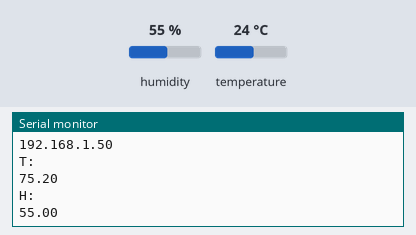
Recording of a sketch running on a simulated ESP8266 (NodeMCU). Shown: the last lines printed to the serial monitor. The inputs (shaded band) are chosen by the test bench; at power-on: humidity 55 %, temperature 24 °C. WiFi joins after 1.5 s; servers stay silent unless stated.

Above: at 3.2 s.
3.3 s: humidity set to 22 %
4.8 s: temperature set to 12 °C
At 6.2 s:
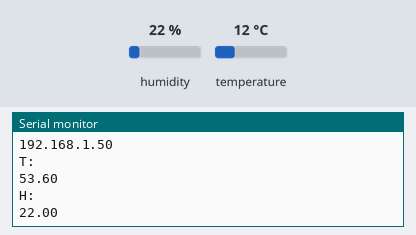
6.3 s: humidity set to 40 %
At 11.0 s:
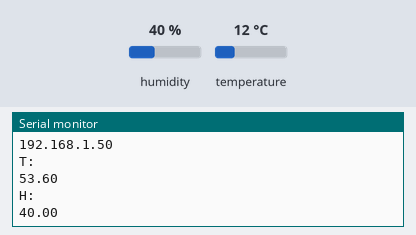
Timing chart, 0 to 12.5 s (numbered marks = the images above; inputs shaded):
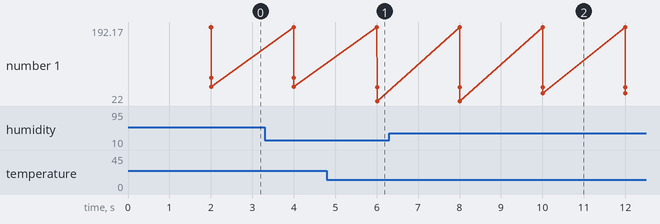

The sketch:

dht11.ino
```cpp
/*********
  Rui Santos
  Complete project details at https://randomnerdtutorials.com/esp8266-dht11dht22-temperature-and-humidity-web-server-with-arduino-ide/
*********/

// Import required libraries
#include <Arduino.h>
#include <ESP8266WiFi.h>
#include <Hash.h>
#include <ESPAsyncTCP.h>
#include <ESPAsyncWebServer.h>
#include <Adafruit_Sensor.h>
#include <DHT.h>

// Replace with your network credentials
const char* ssid = "NETGEAR11";
const char* password = "moderncello815";

// Pin 5 D4/2 Internal LED for LoLin V3
#define EXTRA_LED 2

// Digital pin connected to the DHT sensor
#define DHTPIN 2

// Uncomment the type of sensor in use:
//#define DHTTYPE    DHT11     // DHT 11
#define DHTTYPE DHT22  // DHT 22 (AM2302)
//#define DHTTYPE    DHT21     // DHT 21 (AM2301)

DHT dht(DHTPIN, DHTTYPE);

// current temperature & humidity, updated in loop()
float t = 0.0;
float h = 0.0;

// Create AsyncWebServer object on port 80
AsyncWebServer server(80);

// Generally, you should use "unsigned long" for variables that hold time
// The value will quickly become too large for an int to store
unsigned long previousMillis = 0;  // will store last time DHT was updated

// Updates DHT readings every 10 seconds
// const long interval = 10000;
const long interval = 2000;  // milliseconds

const char index_html[] PROGMEM = R"rawliteral(
<!DOCTYPE HTML><html>
<head>
  <meta name="viewport" content="width=device-width, initial-scale=1">
  <link rel="stylesheet" href="https://use.fontawesome.com/releases/v5.7.2/css/all.css" integrity="sha384-fnmOCqbTlWIlj8LyTjo7mOUStjsKC4pOpQbqyi7RrhN7udi9RwhKkMHpvLbHG9Sr" crossorigin="anonymous">
  <style>
    html {
     font-family: Arial;
     display: inline-block;
     margin: 0px auto;
     text-align: center;
    }
    h2 { font-size: 3.0rem; }
    p { font-size: 3.0rem; }
    .units { font-size: 1.2rem; }
    .dht-labels{
      font-size: 1.5rem;
      vertical-align:middle;
      padding-bottom: 15px;
    }
  </style>
</head>
<body>
  <h2>ESP8266 DHT Server</h2>
  <p>
    <i class="fas fa-thermometer-half" style="color:#059e8a;"></i>
    <span class="dht-labels">Temperature</span>
    <span id="temperature">%TEMPERATURE%</span>
    <sup class="units">&deg;F</sup>
  </p>
  <p>
    <i class="fas fa-tint" style="color:#00add6;"></i>
    <span class="dht-labels">Humidity</span>
    <span id="humidity">%HUMIDITY%</span>
    <sup class="units">%</sup>
  </p>
</body>
<script>
setInterval(function ( ) {
  let xhttp = new XMLHttpRequest();
  xhttp.onreadystatechange = function() {
    if (this.readyState == 4 && this.status == 200) {
      document.getElementById("temperature").innerHTML = this.responseText;
    }
  };
  xhttp.open("GET", "/temperature", true);
  xhttp.send();
}, 10000 ) ;

setInterval(function ( ) {
  let xhttp = new XMLHttpRequest();
  xhttp.onreadystatechange = function() {
    if (this.readyState == 4 && this.status == 200) {
      document.getElementById("humidity").innerHTML = this.responseText;
    }
  };
  xhttp.open("GET", "/humidity", true);
  xhttp.send();
}, 10000 ) ;
</script>
</html>)rawliteral";

// Replaces placeholder with DHT values
String processor(const String& var) {
  //Serial.println(var);
  if (var == "TEMPERATURE") {
    return String(t);
  } else if (var == "HUMIDITY") {
    return String(h);
  }
  return String();
}

void led_on() {
  digitalWrite(LED_BUILTIN, HIGH);
}

void led_off() {
  digitalWrite(LED_BUILTIN, LOW);
}

void toggleLED(bool state, int times = 1) {
  if (times > 1) {
    for (int i = 0; i != times; ++i) {
      if (state == true) {
        led_off();
      } else {
        led_on();
      }
    }
  } else {
    if (state == true) {
      led_off();
    } else {
      led_on();
    }
  }
}

void setup() {
  Serial.setDebugOutput(true);
  // Serial port for debugging purposes
  Serial.begin(115200);

  // Initialize the LED_BUILTIN pin as an output
  pinMode(LED_BUILTIN, OUTPUT);
  toggleLED(false);

  //  pinMode(LED,OUTPUT);
  //  digitalWrite(LED,LOW);

  dht.begin();

  // Connect to Wi-Fi
  WiFi.begin(ssid, password);

  // Serial.println("INFO: Establishing uplink to %s", ssid);
  Serial.println("INFO: Establishing uplink to NETGEAR11");
  while (WiFi.status() != WL_CONNECTED) {
    delay(1000);
    Serial.println(".");
  }

  // Print ESP8266 Local IP Address
  Serial.println(WiFi.localIP());

  // Route for root / web page
  server.on("/", HTTP_GET, [](AsyncWebServerRequest* request) {
    request->send_P(200, "text/html", index_html, processor);
  });
  server.on("/temperature", HTTP_GET, [](AsyncWebServerRequest* request) {
    request->send_P(200, "text/plain", String(t).c_str());
  });
  server.on("/humidity", HTTP_GET, [](AsyncWebServerRequest* request) {
    request->send_P(200, "text/plain", String(h).c_str());
  });

  // Start server
  server.begin();
}

void loop() {
  unsigned long currentMillis = millis();
  if (currentMillis - previousMillis >= interval) {
    toggleLED(true, 100);
    // Print ESP8266 Local IP Address
    Serial.println(WiFi.localIP());
    // save the last time you updated the DHT values
    previousMillis = currentMillis;
    // Read temperature as Celsius (the default)
    float newT = dht.readTemperature();
    // Read temperature as Fahrenheit (isFahrenheit = true)
    //float newT = dht.readTemperature(true);

    // if temperature read failed, don't change t value
    if (isnan(newT)) {
      Serial.println("ERROR: Failed to read from DHT probe...");
    } else {
      t = newT;
      t = ((t * 1.8) + 32);
      Serial.println("T:");
      Serial.println(t);
    }
    // Read Humidity
    float newH = dht.readHumidity();
    // if humidity read failed, don't change h value
    if (isnan(newH)) {
      Serial.println("ERROR: Failed to read from DHT probe...");
    } else {
      h = newH;
      Serial.println("H:");
      Serial.println(h);
    }
  }
}
```

Measured:
- after the input at 4.8 s, the serial monitor: prints a new line after 1.2 s (image 1)
- after the input at 6.3 s, the serial monitor: prints a new line after 3.7 s (image 2)
- plotted number 1: 22 → 40 after the input at 6.3 s
